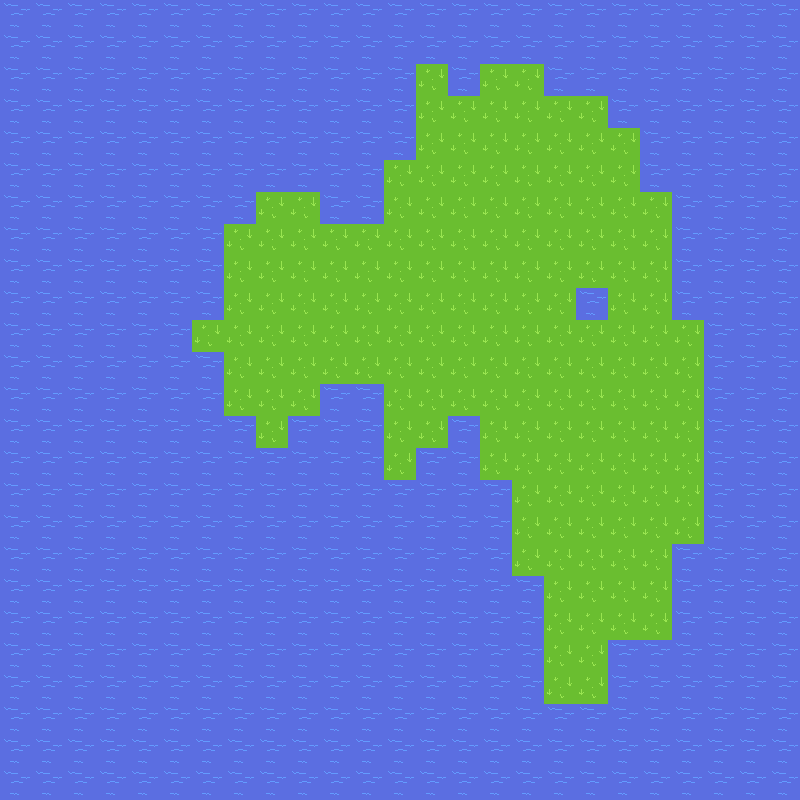

Below is a game level as drawn by its tile map, then a one-line description and the .tmx file that defines it, in full:
An orthogonal 25x25 tile map with 32x32 px tiles, 1 tile layer (Tile Layer 1).

<map version="1.0" tiledversion="1.1.4" orientation="orthogonal" renderorder="right-down" width="25" height="25" tilewidth="32" tileheight="32" infinite="0" nextobjectid="1">
 <tileset firstgid="1" source="tileset.tsx" />
 <layer name="Tile Layer 1" width="25" height="25">
  <data encoding="csv">
1,1,1,1,1,1,1,1,1,1,1,1,1,1,1,1,1,1,1,1,1,1,1,1,1,
1,1,1,1,1,1,1,1,1,1,1,1,1,1,1,1,1,1,1,1,1,1,1,1,1,
1,1,1,1,1,1,1,1,1,1,1,1,1,4,1,4,4,1,1,1,1,1,1,1,1,
1,1,1,1,1,1,1,1,1,1,1,1,1,4,4,4,4,4,4,1,1,1,1,1,1,
1,1,1,1,1,1,1,1,1,1,1,1,1,4,4,4,4,4,4,4,1,1,1,1,1,
1,1,1,1,1,1,1,1,1,1,1,1,4,4,4,4,4,4,4,4,1,1,1,1,1,
1,1,1,1,1,1,1,1,4,4,1,1,4,4,4,4,4,4,4,4,4,1,1,1,1,
1,1,1,1,1,1,1,4,4,4,4,4,4,4,4,4,4,4,4,4,4,1,1,1,1,
1,1,1,1,1,1,1,4,4,4,4,4,4,4,4,4,4,4,4,4,4,1,1,1,1,
1,1,1,1,1,1,1,4,4,4,4,4,4,4,4,4,4,4,1,4,4,1,1,1,1,
1,1,1,1,1,1,4,4,4,4,4,4,4,4,4,4,4,4,4,4,4,4,1,1,1,
1,1,1,1,1,1,1,4,4,4,4,4,4,4,4,4,4,4,4,4,4,4,1,1,1,
1,1,1,1,1,1,1,4,4,4,1,1,4,4,4,4,4,4,4,4,4,4,1,1,1,
1,1,1,1,1,1,1,1,4,1,1,1,4,4,1,4,4,4,4,4,4,4,1,1,1,
1,1,1,1,1,1,1,1,1,1,1,1,4,1,1,4,4,4,4,4,4,4,1,1,1,
1,1,1,1,1,1,1,1,1,1,1,1,1,1,1,1,4,4,4,4,4,4,1,1,1,
1,1,1,1,1,1,1,1,1,1,1,1,1,1,1,1,4,4,4,4,4,4,1,1,1,
1,1,1,1,1,1,1,1,1,1,1,1,1,1,1,1,4,4,4,4,4,1,1,1,1,
1,1,1,1,1,1,1,1,1,1,1,1,1,1,1,1,1,4,4,4,4,1,1,1,1,
1,1,1,1,1,1,1,1,1,1,1,1,1,1,1,1,1,4,4,4,4,1,1,1,1,
1,1,1,1,1,1,1,1,1,1,1,1,1,1,1,1,1,4,4,1,1,1,1,1,1,
1,1,1,1,1,1,1,1,1,1,1,1,1,1,1,1,1,4,4,1,1,1,1,1,1,
1,1,1,1,1,1,1,1,1,1,1,1,1,1,1,1,1,1,1,1,1,1,1,1,1,
1,1,1,1,1,1,1,1,1,1,1,1,1,1,1,1,1,1,1,1,1,1,1,1,1,
1,1,1,1,1,1,1,1,1,1,1,1,1,1,1,1,1,1,1,1,1,1,1,1,1
</data>
 </layer>
</map>
